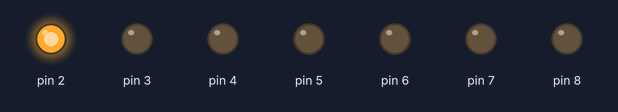
This sketch was run on a simulated Arduino Uno, built with avr-gcc and run on an emulated ATmega328P. Parts: output pins drawn as LEDs (lit = HIGH).

Above: at 0.03 s.
At 0.33 s:
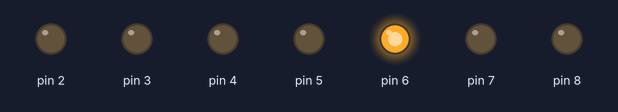
At 0.63 s:
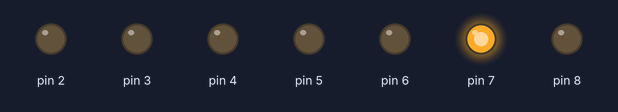
At 1.31 s:
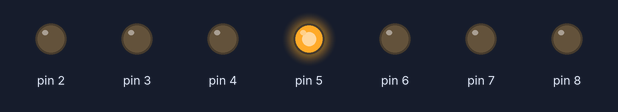
At 1.98 s:
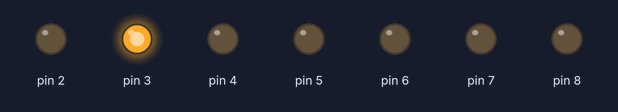
At 2.62 s:
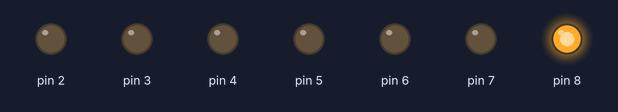
Timing chart, 0 to 3.0 s (numbered marks = the images above):
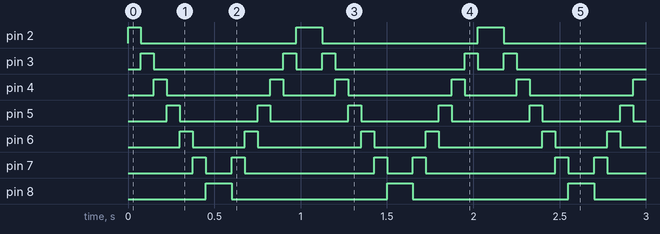

The sketch:

karasimsek.ino
```cpp
int timer = 75;

void setup() {
  // put your setup code here, to run once:
  for (int cikispin = 2; cikispin <= 8; cikispin++) {
    pinMode(cikispin, OUTPUT);
  }
}


void loop() {
  // put your main code here, to run repeatedly:
  for (int Pin = 2; Pin <= 8; Pin++) {
    digitalWrite(Pin, HIGH);
    delay(timer);
    digitalWrite(Pin, LOW);
  }
  for (int Pin = 8; Pin >=2; Pin--)
  {
    digitalWrite(Pin, HIGH);
    delay(timer);
    digitalWrite(Pin, LOW);
  }
}
```

Measured:
- by itself, pin 2: repeats every 1.1 s: LOW 0.90 s, HIGH 0.15 s
- by itself, pin 3: repeats every 1.1 s: LOW 0.75 s, HIGH 0.08 s, LOW 0.15 s, HIGH 0.08 s
- by itself, pin 4: repeats every 1.1 s: LOW 0.60 s, HIGH 0.08 s, LOW 0.30 s, HIGH 0.08 s
- by itself, pin 5: alternates HIGH for 0.08 s and LOW for 0.45 s
- by itself, pin 6: repeats every 1.1 s: LOW 0.30 s, HIGH 0.08 s, LOW 0.60 s, HIGH 0.08 s
- by itself, pin 7: repeats every 1.1 s: LOW 0.15 s, HIGH 0.08 s, LOW 0.75 s, HIGH 0.08 s
- by itself, pin 8: alternates HIGH for 0.15 s and LOW for 0.90 s
